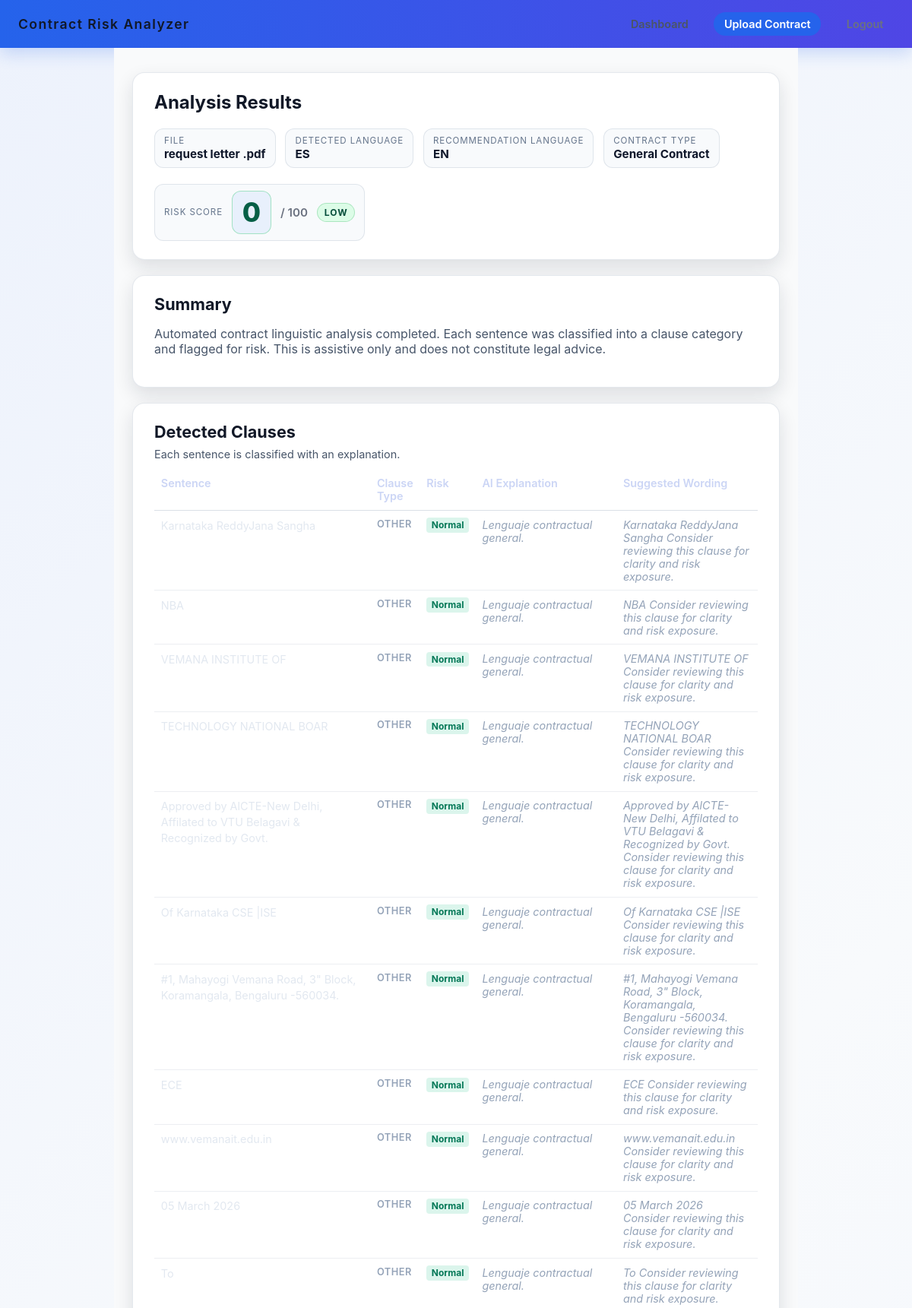
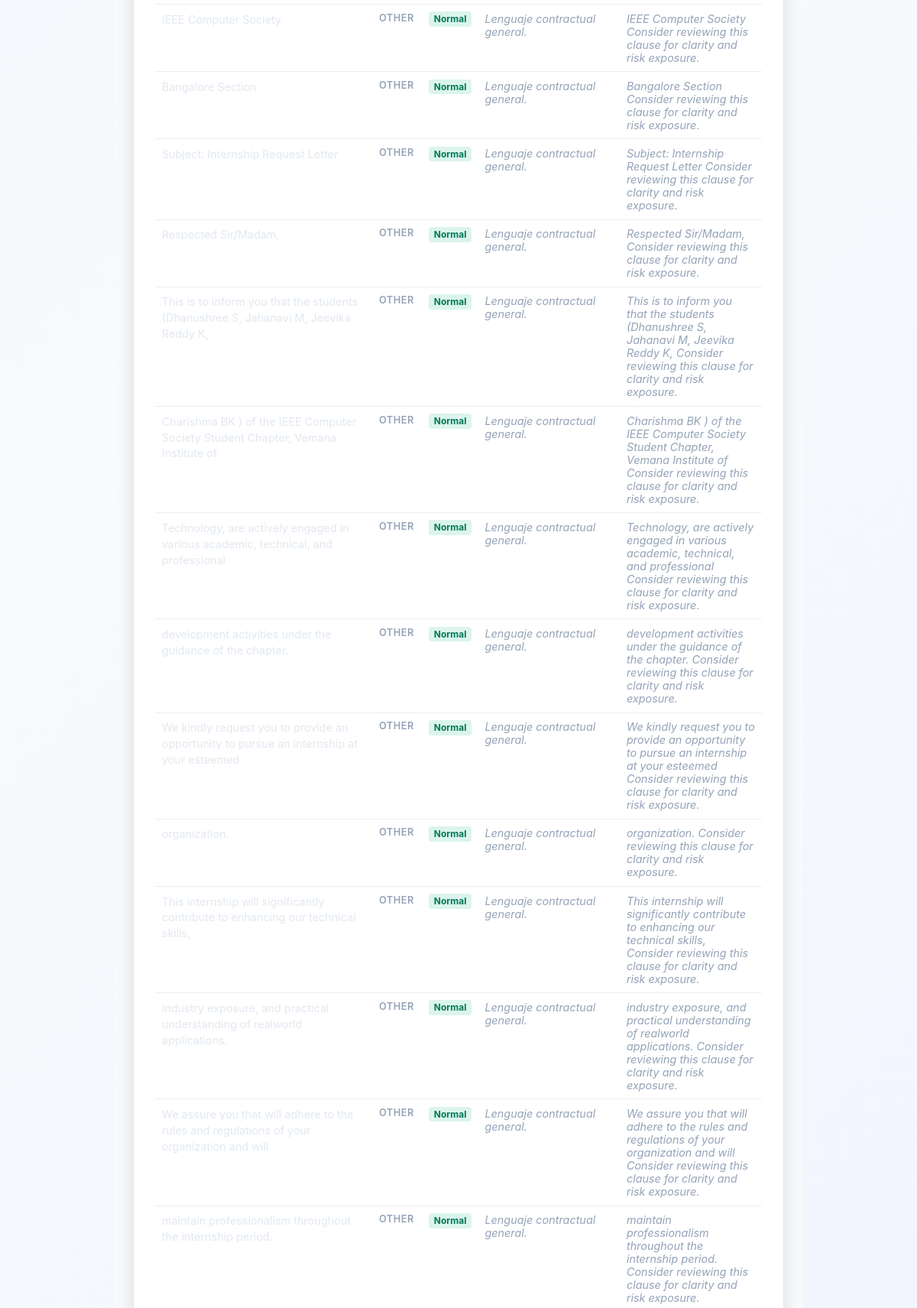
The app's page /results/12 (signed in, upper part) with its own data (2 pictures, top to bottom).
### tables this page shows
CREATE TABLE contracts (
            id INTEGER PRIMARY KEY AUTOINCREMENT,
            user_id INTEGER NOT NULL,
            filename TEXT NOT NULL,
            risk_score INTEGER NOT NULL,
            analysis_result TEXT,
            upload_date TIMESTAMP DEFAULT CURRENT_TIMESTAMP,
            summary TEXT,
            risk_factors TEXT,
            recommendations TEXT,
            clause_classification TEXT, contract_type TEXT DEFAULT 'General Contract',
            FOREIGN KEY (user_id) REFERENCES users(id)
        );

### app.py (the view)
    @app.route("/results/<int:contract_id>")
    @login_required
    def results(contract_id):
        conn = get_db_connection()
        row = conn.execute(
            "SELECT * FROM contracts WHERE id = ? AND user_id = ?",
            (contract_id, current_user.id),
        ).fetchone()
        conn.close()
        if not row:
            flash("Contract analysis not found.", "warning")
            return redirect(url_for("dashboard"))
        row_dict = dict(row)
        analysis_result = row_dict.get("analysis_result")
        if analysis_result and isinstance(analysis_result, str):
            try:
                analysis_json = json.loads(analysis_result)
            except (json.JSONDecodeError, TypeError):
                analysis_json = {}
        else:
            analysis_json = {}
        if isinstance(analysis_json, dict):
            row_dict.update(analysis_json)
        clause_classification = row_dict.get("clause_classification")
        if clause_classification and isinstance(clause_classification, str):
            try:
                row_dict["clause_classification"] = json.loads(clause_classification)
            except (json.JSONDecodeError, TypeError):
                row_dict["clause_classification"] = []
        elif not clause_classification:
            row_dict["clause_classification"] = []
        return render_template(
            "results.html",
            analysis=row_dict,
        )

### database.py (called while the page is built)
def get_db_connection():
    conn = sqlite3.connect(DB_PATH)
    conn.row_factory = sqlite3.Row
    return conn

    @staticmethod
    def from_row(row: sqlite3.Row) -> "User":
        return User(
            id=row["id"],
            username=row["username"],
            email=row["email"],
            password_hash=row["password_hash"],
        )

### templates/results.html (shortened to what this page needs)
<!DOCTYPE html>
<html lang="en">
<head>
    <link rel="stylesheet" href="{{ url_for('static', filename='style.css') }}">
</head>
<body class="page-results">
    <header class="dashboard-header">
        <div class="dashboard-brand">Contract Risk Analyzer</div>
        <nav class="dashboard-nav">
            <a href="{{ url_for('dashboard') }}">Dashboard</a>
            <a href="{{ url_for('upload') }}" class="nav-upload">Upload Contract</a>
            <a href="{{ url_for('logout') }}" class="nav-logout">Logout</a>
        </nav>
    </header>
    <main class="dashboard-main results-main">
        <section class="card card-results-hero">
            <h1>Analysis Results</h1>
            <div class="results-meta">
                <div class="meta-filename">
                    <span class="meta-label">File</span>
                    <span class="meta-value">{{ analysis.filename }}</span>
                </div>
                <div class="meta-lang">
                    <span class="meta-label">Detected Language</span>
                    <span class="meta-value">{{ analysis.analysis_language|default('en')|upper }}</span>
                </div>
                <div class="meta-lang">
                    <span class="meta-label">Recommendation Language</span>
                    <span class="meta-value">{{ analysis.recommendation_language|default('en')|upper }}</span>
                </div>
                <div class="meta-lang">
                    <span class="meta-label">Contract Type</span>
                    <span class="meta-value">{{ analysis.contract_type|default('General Contract') }}</span>
                </div>
                {% set risk_level = 'Low' if analysis.risk_score < 30 else 'Medium' if analysis.risk_score < 60 else 'High' %}
                <div class="risk-score-block">
                    <span class="meta-label">Risk Score</span>
                    <span class="risk-score-value risk-{{ risk_level|lower }}">
                        {{ analysis.risk_score }}
                    </span>
                    <span class="risk-score-label">/ 100</span>
                    <span class="risk-status risk-status-{{ risk_level|lower }}">{{ risk_level }}</span>
                </div>
            </div>
        </section>
        <section class="card card-results-section">
            <h2>Summary</h2>
            <p>{{ analysis.summary }}</p>
        </section>
        <section class="card card-results-section">
            <h2>Detected Clauses</h2>
            <p class="clauses-intro">Each sentence is classified with an explanation.</p>
            {% if analysis.clause_classification and analysis.clause_classification|length > 0 %}
            <div class="table-wrap">
        <table class="clause-table">
            <thead>
            <tr>
                <th>Sentence</th>
                <th>Clause Type</th>
                <th>Risk</th>
                <th>AI Explanation</th>
                <th>Suggested Wording</th>
            </tr>
            </thead>
            <tbody>
            {% for clause in analysis.clause_classification %}
            <tr class="{{ 'row-risky' if clause.risk_flag else '' }}">
                <td class="clause-td-sentence">{{ clause.sentence }}</td>
                <td class="clause-td-type">{{ clause.clause_type }}</td>
                <td>
                    {% if clause.risk_flag %}
                    <span class="risk-flag">Risky</span>
                    {% else %}
                    <span class="risk-flag risk-flag-safe">Normal</span>
                    {% endif %}
                </td>
                <td class="clause-td-expl">{{ clause.explanation }}</td>
                <td class="clause-td-expl">{{ clause.suggestion }}</td>
            </tr>
            {% endfor %}
            </tbody>
        </table>
            </div>
            {% else %}
                <p class="clauses-intro">No clauses could be identified. Please ensure PDF text is selectable (not scanned images), and try again.</p>
            {% endif %}
        </section>
    </main>
</body>
</html>

### static/style.css (style rules this page uses)
*, *::before, *::after { box-sizing: border-box; }
body { margin: 0; font-family: "Inter", "Segoe UI", Roboto, Helvetica, Arial, sans-serif; background: linear-gradient(135deg, #edf2fc 0%, #f8fafc 40%, #eef2ff 100%); color: #1f2937; min-height: 100vh; }
:root { --card-bg: #ffffff; --text-main: #0f172a; --text-muted: #475569; --border: rgba(148, 163, 184, 0.25); --accent: #1d4ed8; }
a { color: #2563eb; text-decoration: none; transition: color 0.2s ease; }
* { box-sizing: border-box; }
.card { background: var(--card-bg); border-radius: 16px; padding: 1.5rem 1.75rem; box-shadow: 0 10px 25px rgba(15, 23, 42, 0.12); border: 1px solid var(--border); margin-bottom: 1.25rem; transition: box-shadow 0.25s ease, transform 0.25s ease; }
.card h2 { font-size: 1.35rem; margin-bottom: 0.75rem; color: var(--text-main); }
.card p, .card li { color: var(--text-muted); }
.card h1, .card h2 { margin-top: 0; color: #111827; }
.risk-status { display: inline-flex; align-items: center; padding: 0.25rem 0.55rem; border-radius: 999px; font-size: 0.75rem; font-weight: 700; text-transform: uppercase; letter-spacing: 0.08em; border: 1px solid transparent; }
.risk-status-low { color: #064e3b; background-color: #dcfce7; border-color: rgba(22, 163, 74, 0.25); }
.results-main, .dashboard-main { max-width: 960px; margin: 1.5rem auto 3rem; padding: 0 1rem; }
.risk-low { background: #dcfce7; color: #065f46; border: 1px solid rgba(34, 197, 94, 0.35); }
.risk-score-block { display: flex; flex-wrap: wrap; gap: 0.75rem; align-items: center; margin-top: 0.5rem; }
.results-meta { display: flex; flex-wrap: wrap; gap: 0.8rem; align-items: center; margin-top: 0.65rem; }
.meta-filename, .meta-lang, .risk-score-block { background: #f8fafc; border: 1px solid rgba(148, 163, 184, 0.25); border-radius: 12px; padding: 0.5rem 0.75rem; }
.meta-label { display: block; font-size: 0.72rem; text-transform: uppercase; letter-spacing: 0.08em; color: #64748b; }
.meta-value { font-size: 0.95rem; color: #0f172a; font-weight: 700; }
.risk-score-value { font-size: 2.2rem; font-weight: 800; padding: 0.4rem 0.8rem; border-radius: 12px; background: rgba(59, 130, 246, 0.08); }
.risk-score-label { color: #6b7280; font-size: 0.95rem; font-weight: 600; }
.clauses-intro { color: #94a3b8; font-size: 0.9rem; margin: -0.25rem 0 0.75rem 0; }
.clause-table { width: 100%; border-collapse: collapse; margin: 0 0 1.5rem 0; font-size: 0.9rem; }
.clause-table th, .clause-table td { padding: 0.6rem 0.55rem; text-align: left; vertical-align: top; border-bottom: 1px solid rgba(148, 163, 184, 0.18); }
.clause-table th { color: #cbd5f5; font-weight: 600; border-bottom: 1px solid rgba(148, 163, 184, 0.35); }
.clause-table .risk-flag { background: rgba(220, 38, 38, 0.15); color: #991b1b; font-weight: 700; }
.clause-table .risk-flag-safe { background: rgba(16, 185, 129, 0.15); color: #047857; font-weight: 700; }
.clause-td-sentence { color: #e2e8f0; line-height: 1.45; width: 45%; }
.clause-td-type { color: #94a3b8; font-weight: 600; text-transform: uppercase; letter-spacing: 0.04em; font-size: 0.8rem; white-space: nowrap; }
.clause-td-expl { color: #94a3b8; font-style: italic; width: 30%; }
.risk-flag { font-size: 0.75rem; padding: 0.15rem 0.4rem; border-radius: 4px; background: rgba(248, 113, 113, 0.25); color: #fca5a5; }
.risk-flag-safe { background: rgba(16, 185, 129, 0.15); color: #6ee7b7; }
.dashboard-header { display: flex; justify-content: space-between; align-items: center; padding: 1rem 1.5rem; background: linear-gradient(90deg, #2563eb, #4f46e5); border-bottom: 0; color: #f8fafc; box-shadow: 0 8px 20px rgba(37, 99, 235, 0.2); }
.dashboard-brand { font-size: 1.25rem; font-weight: 700; letter-spacing: 0.08em; color: #fff; }
.dashboard-nav a { color: #eef2ff; font-weight: 600; padding: 0.45rem 0.85rem; border-radius: 999px; transition: background 0.2s ease; }
.dashboard-brand { font-size: 1.1rem; font-weight: 600; color: #111827; }
.dashboard-nav { display: flex; align-items: center; gap: 1.25rem; }
.dashboard-nav a { color: #4b5563; font-size: 0.9rem; text-decoration: none; }
.nav-upload { padding: 0.4rem 0.85rem; background: #2563eb; color: #fff !important; border-radius: 6px; }
.nav-logout { color: #6b7280 !important; }
.dashboard-main { max-width: 900px; margin: 0 auto; padding: 2rem 1.5rem; min-height: calc(100vh - 60px); background: #f9fafb; }

### records on screen
contracts: filename "request letter .pdf", contract_type "General Contract", risk_score "0", summary "Automated contract linguistic analysis completed. Each sentence was classified into a clause category and flagged for risk. This is assistive only and does not constitute legal advice."

### other values on screen
{{ analysis.analysis_language|default('en')|upper }} "ES"
{{ analysis.recommendation_language|default('en')|upper }} "EN"
{{ risk_level }} "LOW"
{{ clause.sentence }} "Karnataka ReddyJana Sangha" "NBA" "VEMANA INSTITUTE OF" "TECHNOLOGY NATIONAL BOAR" "Approved by AlCTE-New Delhi, Affilated to VTU Belagavi & Recognized by Govt." "Of Karnataka CSE |ISE" "#1, Mahayogi Vemana Road, 3\" Block, Koramangala, Bengaluru -560034." "ECE" "www.vemanait.edu.in" "05 March 2026" "To" "IEEE Computer Society" "Bangalore Section" "Subject: Internship Request Letter" "Respected Sir/Madam," "This is to inform you that the students (Dhanushree S, Jahanavi M, Jeevika Reddy K," "Charishma BK ) of the IEEE Computer Society Student Chapter, Vemana Institute of" "Technology, are actively engaged in various academic, technical, and professional" "development activities under the guidance of the chapter." "We kindly request you to provide an opportunity to pursue an internship at your esteemed" "organization." "This internship will significantly contribute to enhancing our technical skills," "industry exposure, and practical understanding of realworld applications." "We assure you that will adhere to the rules and regulations of your organization and will" "maintain professionalism throughout the internship period."
{{ clause.clause_type }} "OTHER" "OTHER" "OTHER" "OTHER" "OTHER" "OTHER" "OTHER" "OTHER" "OTHER" "OTHER" "OTHER" "OTHER" "OTHER" "OTHER" "OTHER" "OTHER" "OTHER" "OTHER" "OTHER" "OTHER" "OTHER" "OTHER" "OTHER" "OTHER" "OTHER"
{{ clause.explanation }} "Lenguaje contractual general." "Lenguaje contractual general." "Lenguaje contractual general." "Lenguaje contractual general." "Lenguaje contractual general." "Lenguaje contractual general." "Lenguaje contractual general." "Lenguaje contractual general." "Lenguaje contractual general." "Lenguaje contractual general." "Lenguaje contractual general." "Lenguaje contractual general." "Lenguaje contractual general." "Lenguaje contractual general." "Lenguaje contractual general." "Lenguaje contractual general." "Lenguaje contractual general." "Lenguaje contractual general." "Lenguaje contractual general." "Lenguaje contractual general." "Lenguaje contractual general." "Lenguaje contractual general." "Lenguaje contractual general." "Lenguaje contractual general." "Lenguaje contractual general."
{{ clause.suggestion }} "Karnataka ReddyJana Sangha Consider reviewing this clause for clarity and risk exposure." "NBA Consider reviewing this clause for clarity and risk exposure." "VEMANA INSTITUTE OF Consider reviewing this clause for clarity and risk exposure." "TECHNOLOGY NATIONAL BOAR Consider reviewing this clause for clarity and risk exposure." "Approved by AlCTE-New Delhi, Affilated to VTU Belagavi & Recognized by Govt. Consider reviewing this clause for clarity and risk exposure." "Of Karnataka CSE |ISE Consider reviewing this clause for clarity and risk exposure." "#1, Mahayogi Vemana Road, 3\" Block, Koramangala, Bengaluru -560034. Consider reviewing this clause for clarity and risk exposure." "ECE Consider reviewing this clause for clarity and risk exposure." "www.vemanait.edu.in Consider reviewing this clause for clarity and risk exposure." "05 March 2026 Consider reviewing this clause for clarity and risk exposure." "To Consider reviewing this clause for clarity and risk exposure." "IEEE Computer Society Consider reviewing this clause for clarity and risk exposure." "Bangalore Section Consider reviewing this clause for clarity and risk exposure." "Subject: Internship Request Letter Consider reviewing this clause for clarity and risk exposure." "Respected Sir/Madam, Consider reviewing this clause for clarity and risk exposure." "This is to inform you that the students (Dhanushree S, Jahanavi M, Jeevika Reddy K, Consider reviewing this clause for clarity and risk exposure." "Charishma BK ) of the IEEE Computer Society Student Chapter, Vemana Institute of Consider reviewing this clause for clarity and risk exposure." "Technology, are actively engaged in various academic, technical, and professional Consider reviewing this clause for clarity and risk exposure." "development activities under the guidance of the chapter. Consider reviewing this clause for clarity and risk exposure." "We kindly request you to provide an opportunity to pursue an internship at your esteemed Consider reviewing this clause for clarity and risk exposure." "organization. Consider reviewing this clause for clarity and risk exposure." "This internship will significantly contribute to enhancing our technical skills, Consider reviewing this clause for clarity and risk exposure." "industry exposure, and practical understanding of realworld applications. Consider reviewing this clause for clarity and risk exposure." "We assure you that will adhere to the rules and regulations of your organization and will Consider reviewing this clause for clarity and risk exposure." "maintain professionalism throughout the internship period. Consider reviewing this clause for clarity and risk exposure."
